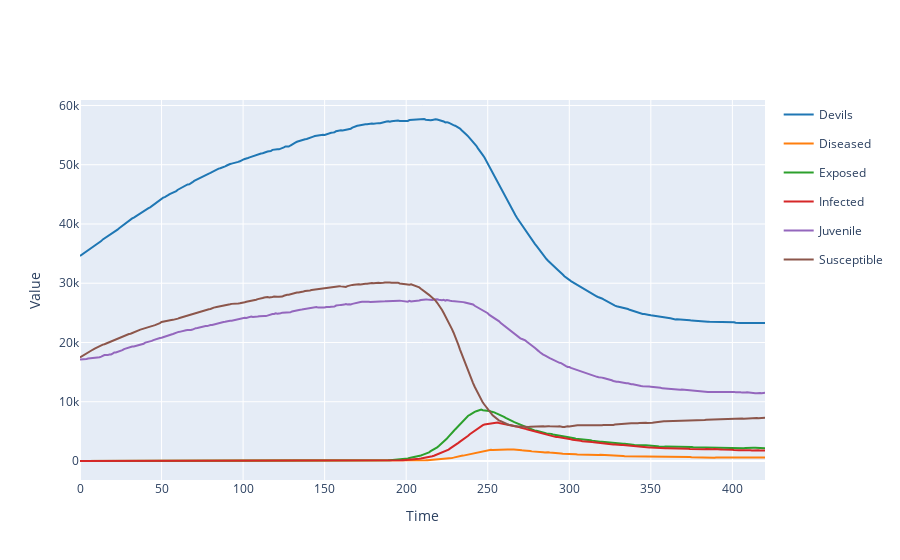

Source (notebook cell):
### Code cell
results = model.run(solver=solver)
results.plotplotly()

### Figure 1 — Plotly figure (JSON) as saved in the notebook; plotly's stock layout.template omitted (floating-point values rounded to 4 significant figures; data arrays with more than 128 entries replaced by an {"elided": "..."} marker saying what was removed)
{"data": [{"legendgroup": "Devils", "line": {"color": "#1f77b4"}, "mode": "lines", "name": "Devils", "type": "scatter", "x": {"elided": "421 int values"}, "y": {"elided": "421 int values"}}, {"legendgroup": "Diseased", "line": {"color": "#ff7f0e"}, "mode": "lines", "name": "Diseased", "type": "scatter", "x": {"elided": "421 int values"}, "y": {"elided": "421 int values"}}, {"legendgroup": "Exposed", "line": {"color": "#2ca02c"}, "mode": "lines", "name": "Exposed", "type": "scatter", "x": {"elided": "421 int values"}, "y": {"elided": "421 int values"}}, {"legendgroup": "Infected", "line": {"color": "#d62728"}, "mode": "lines", "name": "Infected", "type": "scatter", "x": {"elided": "421 int values"}, "y": {"elided": "421 int values"}}, {"legendgroup": "Juvenile", "line": {"color": "#9467bd"}, "mode": "lines", "name": "Juvenile", "type": "scatter", "x": {"elided": "421 int values"}, "y": {"elided": "421 int values"}}, {"legendgroup": "Susceptible", "line": {"color": "#8c564b"}, "mode": "lines", "name": "Susceptible", "type": "scatter", "x": {"elided": "421 int values"}, "y": {"elided": "421 int values"}}], "layout": {"showlegend": true, "title": {"text": ""}, "xaxis": {"title": {"text": "Time"}}, "yaxis": {"title": {"text": "Value"}}}}
